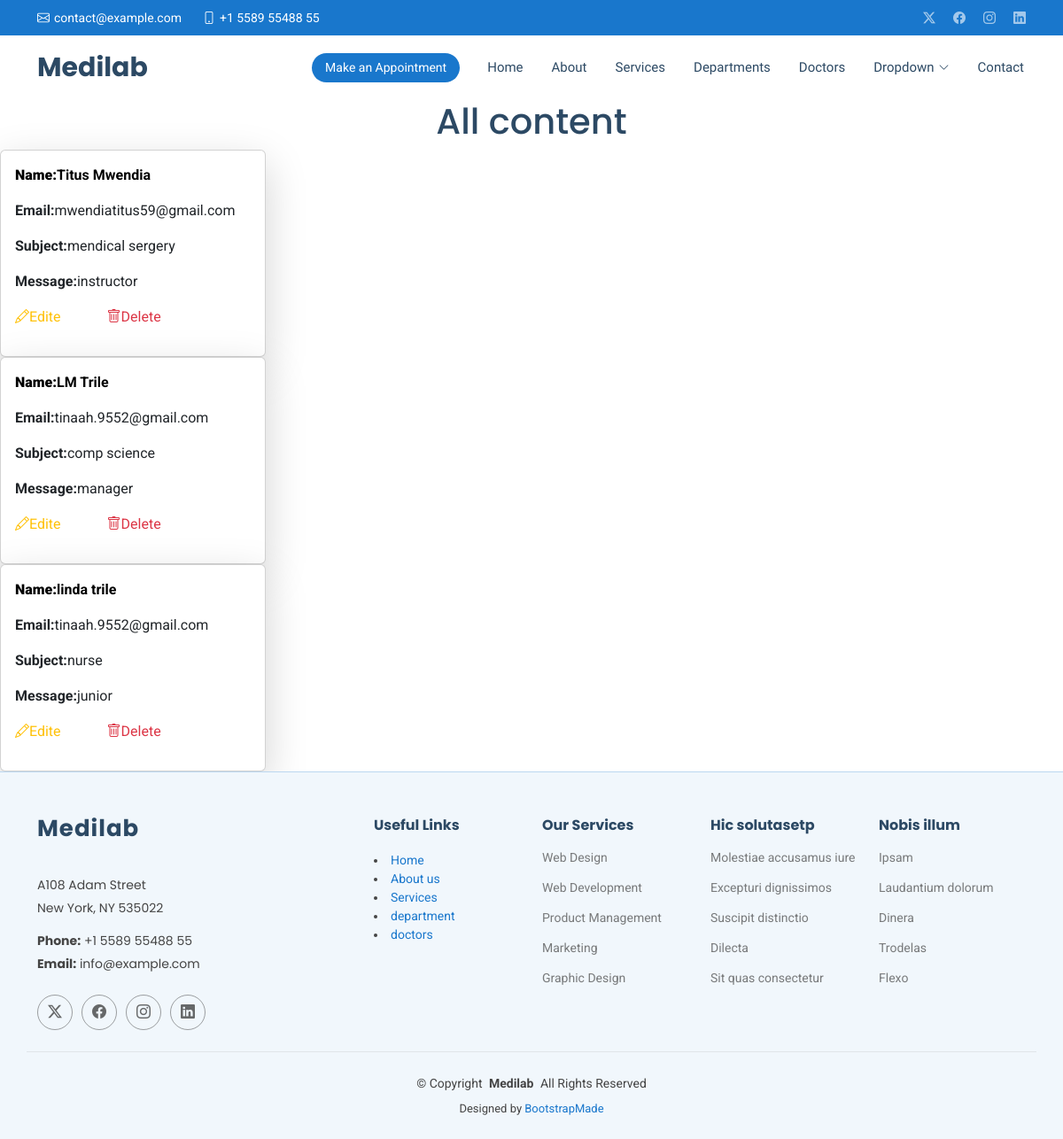
Screenshot of /view/ with the database file from the repository.
### hospitalapp/models.py (models this page shows, shortened)
class Contact(models.Model):
    name = models.CharField(max_length=50)
    email =models.EmailField()
    subject =models.CharField(max_length=50)
    message =models.TextField()

### hospitalapp/views.py (the view)
# urls.py: path('view/', views.view, name='view'),
def view(request):
    all = Contact.objects.all()
    return render(request, 'view.html',{'all':all})

### Templates/view.html
{% extends 'starter-page.html' %}
{% load static %}
{% block content %}
<h1 class="text-center">All content</h1>
   <div class="d-flex flex-wrap gap-5 ">
        {% for x in all  %}
        <div class="card w-25 shadow-lg p-3">
        <p class="table-primary fw-bold"><b>Name:</b>{{ x.name }}</p>
        <p><b>Email:</b>{{ x.email }}</p>
        <p><b>Subject:</b>{{ x.subject }}</p>
        <p><b>Message:</b>{{ x.message }}</p>
        <p>
         <a href="{% url 'viewedit' x.all %}" class="text-warning me-5">
                <i class="bi bi-pencil"></i>Edite
            </a>
            <a href="/delete/{{ x.id }}" class="text-danger">
                <i class="bi bi-trash"></i>Delete
            </a>
        </p>
        </div>
   </div>
    {% endfor %}
{% endblock %}

### static/assets/css/main.css (style rules this page uses)
:root { --default-font: "Roboto", system-ui, -apple-system, "Segoe UI", Roboto, "Helvetica Neue", Arial, "Noto Sans", "Liberation Sans", sans-serif, "Apple Color Emoji", "Segoe UI Emoji", "Segoe UI Symbol", "Noto Color Emoji"; --heading-font: "Poppins", sans-serif; --nav-font: "Raleway", sans-serif; }
:root { --background-color: #ffffff; --default-color: #444444; --heading-color: #2c4964; --accent-color: #1977cc; --surface-color: #ffffff; --contrast-color: #ffffff; }
:root { --nav-color: #2c4964; --nav-hover-color: #1977cc; --nav-mobile-background-color: #ffffff; --nav-dropdown-background-color: #ffffff; --nav-dropdown-color: #2c4964; --nav-dropdown-hover-color: #1977cc; }
:root { scroll-behavior: smooth; }
body { color: var(--default-color); background-color: var(--background-color); font-family: var(--default-font); }
a { color: var(--accent-color); text-decoration: none; transition: 0.3s; }
h1, h2, h3, h4, h5, h6 { color: var(--heading-color); font-family: var(--heading-font); }

### rows the page displays
Contact: name "Titus Mwendia", email "mwendiatitus59@gmail.com", subject "mendical sergery", message "instructor"
Contact: name "LM Trile", email "tinaah.9552@gmail.com", subject "comp science", message "manager"
Contact: name "linda trile", email "tinaah.9552@gmail.com", subject "nurse", message "junior"
